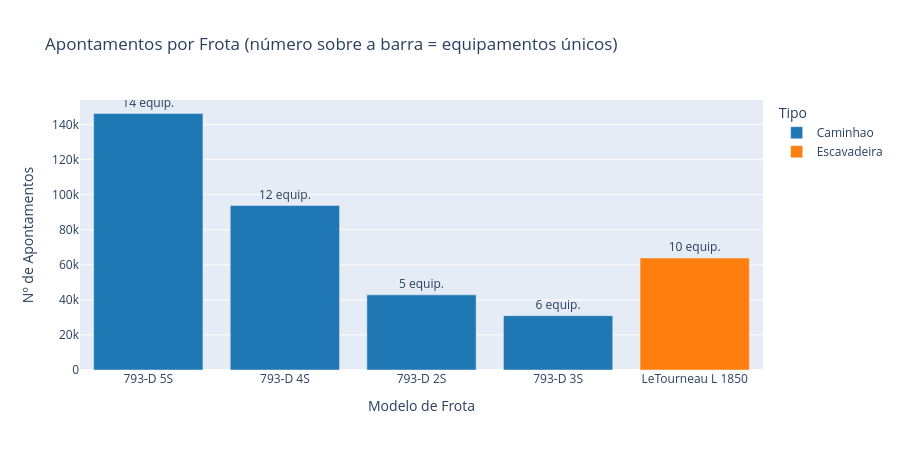

Notebook cell for this chart:
### Code cell
fig = px.bar(
    frota_counts.to_pandas(),
    x="Frota", y="apontamentos", color="Tipo",
    text="n_equipamentos",
    title="Apontamentos por Frota (número sobre a barra = equipamentos únicos)",
    labels={"apontamentos": "Nº de Apontamentos", "Frota": "Modelo de Frota"},
    color_discrete_map={"Caminhao": "#1f77b4", "Escavadeira": "#ff7f0e"},
)
fig.update_traces(texttemplate="%{text} equip.", textposition="outside")
fig.update_layout(height=450)
fig.show()

### Figure 1 — Plotly figure (JSON) as saved in the notebook; plotly's stock layout.template omitted (floating-point values rounded to 4 significant figures)
{"data": [{"hovertemplate": "Tipo=Caminhao<br>Modelo de Frota=%{x}<br>Nº de Apontamentos=%{y}<br>n_equipamentos=%{text}<extra></extra>", "legendgroup": "Caminhao", "marker": {"color": "#1f77b4", "pattern": {"shape": ""}}, "name": "Caminhao", "orientation": "v", "showlegend": true, "text": [14.0, 12.0, 5.0, 6.0], "textposition": "outside", "texttemplate": "%{text} equip.", "type": "bar", "x": ["793-D 5S", "793-D 4S", "793-D 2S", "793-D 3S"], "xaxis": "x", "y": [146331, 93820, 42867, 30990], "yaxis": "y"}, {"hovertemplate": "Tipo=Escavadeira<br>Modelo de Frota=%{x}<br>Nº de Apontamentos=%{y}<br>n_equipamentos=%{text}<extra></extra>", "legendgroup": "Escavadeira", "marker": {"color": "#ff7f0e", "pattern": {"shape": ""}}, "name": "Escavadeira", "orientation": "v", "showlegend": true, "text": [10.0], "textposition": "outside", "texttemplate": "%{text} equip.", "type": "bar", "x": ["LeTourneau L 1850"], "xaxis": "x", "y": [63899], "yaxis": "y"}], "layout": {"barmode": "relative", "height": 450, "legend": {"title": {"text": "Tipo"}, "tracegroupgap": 0}, "title": {"text": "Apontamentos por Frota (número sobre a barra = equipamentos únicos)"}, "xaxis": {"anchor": "y", "domain": [0.0, 1.0], "title": {"text": "Modelo de Frota"}}, "yaxis": {"anchor": "x", "domain": [0.0, 1.0], "title": {"text": "Nº de Apontamentos"}}}}
